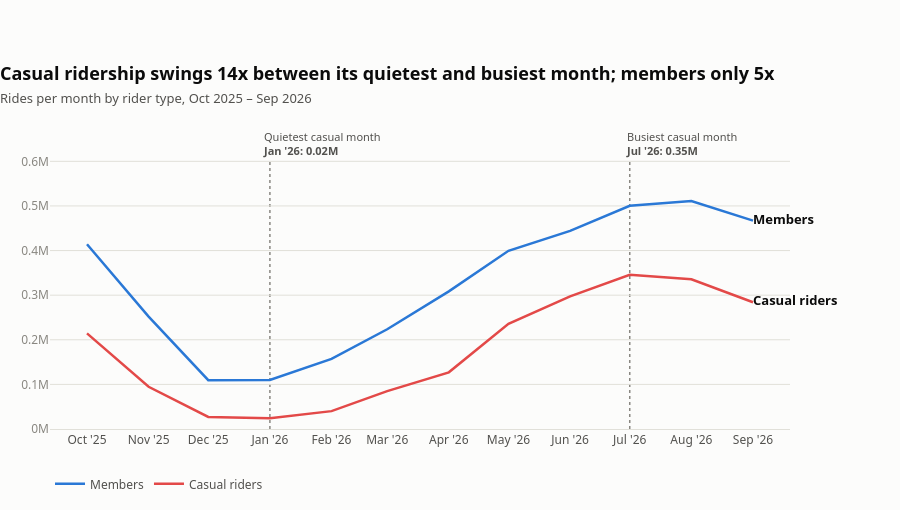

The notebook cell this image was saved under:
### Code cell
from datetime import datetime

SURFACE, INK, INK_2, MUTED = "#fcfcfb", "#0b0b0b", "#52514e", "#898781"
GRID = "#e1e0d9"
RIDER_LABEL = {"member": "Members", "casual": "Casual riders"}
RIDER_COLOR = {"member": "#2a78d6", "casual": "#e34948"}

# Rides per calendar month. The data starts on 30 Sep 2025 (58 rides), so that stub month is dropped.
monthly = (
    df.with_columns(pl.col("started_at").dt.truncate("1mo").alias("ym"))
    .filter(pl.col("ym") >= datetime(2025, 10, 1))
    .group_by("ym", "member_casual").agg(pl.len().alias("trips"))
    .sort("ym")
)
series = {
    g: monthly.filter(pl.col("member_casual") == g) for g in RIDER_LABEL
}
swing = {g: s["trips"].max() / s["trips"].min() for g, s in series.items()}

fig = go.Figure()
for g in ["member", "casual"]:
    s = series[g]
    y = (s["trips"] / 1e6).to_list()
    fig.add_trace(
        go.Scatter(
            x=s["ym"].to_list(), y=y, name=RIDER_LABEL[g], mode="lines+text",
            line=dict(color=RIDER_COLOR[g], width=2.5),
            text=[""] * (len(y) - 1) + [f"<b>{RIDER_LABEL[g]}</b>"],  # label the line at its end
            textposition="middle right", textfont=dict(size=13, color=INK), cliponaxis=False,
            hovertemplate="%{y:.2f}M rides<extra>" + RIDER_LABEL[g] + "</extra>",
        )
    )
fig.update_layout(
    hovermode="x unified",
    title=dict(
        text=(f"<b>Casual ridership swings {swing['casual']:.0f}x between its quietest and busiest month; "
              f"members only {swing['member']:.0f}x</b>"
              f"<br><span style='font-size:13px;color:{INK_2}'>"
              "Rides per month by rider type, Oct 2025 – Sep 2026</span>"),
        x=0, xanchor="left", font=dict(size=18, color=INK),
    ),
    paper_bgcolor=SURFACE, plot_bgcolor=SURFACE,
    font=dict(family="system-ui, -apple-system, 'Segoe UI', sans-serif", color=INK_2),
    legend=dict(orientation="h", x=0, y=-0.15, font=dict(size=12, color=INK_2)),
    margin=dict(t=160, l=50, r=110, b=70), height=510,
)
fig.update_yaxes(rangemode="tozero", ticksuffix="M", showline=False, ticks="",
                 gridcolor=GRID, gridwidth=1, zeroline=False, tickfont=dict(size=12, color=MUTED))
fig.update_xaxes(tickformat="%b '%y", dtick="M1", showgrid=False, showline=True, linecolor=GRID,
                 ticks="", tickfont=dict(size=12, color=INK_2))
# Highlight: vertical markers at casual riders' busiest and quietest month
cs = series["casual"]
hi = cs.filter(pl.col("trips") == pl.col("trips").max())
lo = cs.filter(pl.col("trips") == pl.col("trips").min())
for row, kind in ((hi, "Busiest"), (lo, "Quietest")):
    d, n = row["ym"][0], row["trips"][0]
    fig.add_shape(type="line", x0=d, x1=d, y0=0, y1=1, xref="x", yref="paper",
                 line=dict(color=MUTED, width=1.5, dash="dot"), layer="below")
    fig.add_annotation(x=d, y=1, xref="x", xshift=52, yref="paper", yanchor="bottom", showarrow=False,
                       text=f"{kind} casual month<br><b>{d:%b '%y}: {n / 1e6:.2f}M</b>", align="left",
                       font=dict(size=11, color=INK_2))
fig.update_yaxes(range=[0, max(s["trips"].max() for s in series.values()) / 1e6 * 1.18])
fig.show()
fig.write_image("../figs/03_rides_per_month.svg", width=1200)

### Figure 1 — Plotly figure (JSON) as saved in the notebook; plotly's stock layout.template omitted (floating-point values rounded to 4 significant figures)
{"data": [{"cliponaxis": false, "hovertemplate": "%{y:.2f}M rides<extra>Members</extra>", "line": {"color": "#2a78d6", "width": 2.5}, "mode": "lines+text", "name": "Members", "text": ["", "", "", "", "", "", "", "", "", "", "", "<b>Members</b>"], "textfont": {"color": "#0b0b0b", "size": 13}, "textposition": "middle right", "x": ["2025-10-01T00:00:00", "2025-11-01T00:00:00", "2025-12-01T00:00:00", "2026-01-01T00:00:00", "2026-02-01T00:00:00", "2026-03-01T00:00:00", "2026-04-01T00:00:00", "2026-05-01T00:00:00", "2026-06-01T00:00:00", "2026-07-01T00:00:00", "2026-08-01T00:00:00", "2026-09-01T00:00:00"], "y": [0.4141, 0.2519, 0.1094, 0.1099, 0.1572, 0.2236, 0.3085, 0.3995, 0.4441, 0.5005, 0.511, 0.4671], "type": "scatter"}, {"cliponaxis": false, "hovertemplate": "%{y:.2f}M rides<extra>Casual riders</extra>", "line": {"color": "#e34948", "width": 2.5}, "mode": "lines+text", "name": "Casual riders", "text": ["", "", "", "", "", "", "", "", "", "", "", "<b>Casual riders</b>"], "textfont": {"color": "#0b0b0b", "size": 13}, "textposition": "middle right", "x": ["2025-10-01T00:00:00", "2025-11-01T00:00:00", "2025-12-01T00:00:00", "2026-01-01T00:00:00", "2026-02-01T00:00:00", "2026-03-01T00:00:00", "2026-04-01T00:00:00", "2026-05-01T00:00:00", "2026-06-01T00:00:00", "2026-07-01T00:00:00", "2026-08-01T00:00:00", "2026-09-01T00:00:00"], "y": [0.2144, 0.09469, 0.02709, 0.02388, 0.04007, 0.0848, 0.127, 0.2358, 0.2972, 0.3455, 0.3355, 0.2842], "type": "scatter"}], "layout": {"title": {"font": {"size": 18, "color": "#0b0b0b"}, "text": "<b>Casual ridership swings 14x between its quietest and busiest month; members only 5x</b><br><span style='font-size:13px;color:#52514e'>Rides per month by rider type, Oct 2025 – Sep 2026</span>", "x": 0, "xanchor": "left"}, "font": {"family": "system-ui, -apple-system, 'Segoe UI', sans-serif", "color": "#52514e"}, "legend": {"font": {"size": 12, "color": "#52514e"}, "orientation": "h", "x": 0, "y": -0.15}, "margin": {"t": 160, "l": 50, "r": 110, "b": 70}, "hovermode": "x unified", "paper_bgcolor": "#fcfcfb", "plot_bgcolor": "#fcfcfb", "height": 510, "yaxis": {"tickfont": {"size": 12, "color": "#898781"}, "rangemode": "tozero", "ticksuffix": "M", "showline": false, "ticks": "", "gridcolor": "#e1e0d9", "gridwidth": 1, "zeroline": false, "range": [0, 0.603]}, "xaxis": {"tickfont": {"size": 12, "color": "#52514e"}, "tickformat": "%b '%y", "dtick": "M1", "showgrid": false, "showline": true, "linecolor": "#e1e0d9", "ticks": ""}, "shapes": [{"layer": "below", "line": {"color": "#898781", "dash": "dot", "width": 1.5}, "type": "line", "x0": "2026-07-01T00:00:00", "x1": "2026-07-01T00:00:00", "xref": "x", "y0": 0, "y1": 1, "yref": "paper"}, {"layer": "below", "line": {"color": "#898781", "dash": "dot", "width": 1.5}, "type": "line", "x0": "2026-01-01T00:00:00", "x1": "2026-01-01T00:00:00", "xref": "x", "y0": 0, "y1": 1, "yref": "paper"}], "annotations": [{"align": "left", "font": {"color": "#52514e", "size": 11}, "showarrow": false, "text": "Busiest casual month<br><b>Jul '26: 0.35M</b>", "x": "2026-07-01T00:00:00", "xref": "x", "xshift": 52, "y": 1, "yanchor": "bottom", "yref": "paper"}, {"align": "left", "font": {"color": "#52514e", "size": 11}, "showarrow": false, "text": "Quietest casual month<br><b>Jan '26: 0.02M</b>", "x": "2026-01-01T00:00:00", "xref": "x", "xshift": 52, "y": 1, "yanchor": "bottom", "yref": "paper"}]}}
